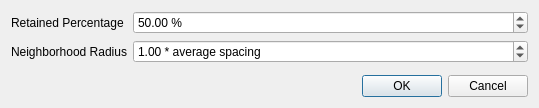
<?xml version="1.0" encoding="UTF-8"?>
<ui version="4.0">
 <class>WLOPRegularizationAndSimplificationDialog</class>
 <widget class="QDialog" name="WLOPRegularizationAndSimplificationDialog">
  <property name="geometry">
   <rect>
    <x>0</x>
    <y>0</y>
    <width>539</width>
    <height>108</height>
   </rect>
  </property>
  <property name="windowTitle">
   <string>WLOP Simplification and Regularization</string>
  </property>
  <layout class="QGridLayout" columnstretch="0,1">
   <item row="3" column="0" colspan="2">
    <widget class="QDialogButtonBox" name="buttonBox">
     <property name="orientation">
      <enum>Qt::Horizontal</enum>
     </property>
     <property name="standardButtons">
      <set>QDialogButtonBox::Cancel|QDialogButtonBox::Ok</set>
     </property>
    </widget>
   </item>
   <item row="1" column="0">
    <widget class="QLabel" name="label_3">
     <property name="text">
      <string>Neighborhood Radius</string>
     </property>
    </widget>
   </item>
   <item row="0" column="0">
    <widget class="QLabel" name="label_2">
     <property name="text">
      <string>Retained Percentage</string>
     </property>
    </widget>
   </item>
   <item row="0" column="1">
    <widget class="QDoubleSpinBox" name="m_retainedPercentage">
     <property name="suffix">
      <string> %</string>
     </property>
     <property name="decimals">
      <number>2</number>
     </property>
     <property name="minimum">
      <double>0.100000000000000</double>
     </property>
     <property name="maximum">
      <double>100.000000000000000</double>
     </property>
     <property name="singleStep">
      <double>0.100000000000000</double>
     </property>
     <property name="value">
      <double>50.000000000000000</double>
     </property>
    </widget>
   </item>
   <item row="1" column="1">
    <widget class="QDoubleSpinBox" name="m_neighborhoodRadius">
     <property name="suffix">
      <string> * average spacing</string>
     </property>
     <property name="decimals">
      <number>2</number>
     </property>
     <property name="minimum">
      <double>0.100000000000000</double>
     </property>
     <property name="maximum">
      <double>10.000000000000000</double>
     </property>
     <property name="singleStep">
      <double>0.100000000000000</double>
     </property>
     <property name="value">
      <double>1.000000000000000</double>
     </property>
    </widget>
   </item>
   <item row="2" column="0">
    <spacer name="verticalSpacer">
     <property name="orientation">
      <enum>Qt::Vertical</enum>
     </property>
     <property name="sizeHint" stdset="0">
      <size>
       <width>20</width>
       <height>40</height>
      </size>
     </property>
    </spacer>
   </item>
  </layout>
 </widget>
 <resources/>
 <connections>
  <connection>
   <sender>buttonBox</sender>
   <signal>accepted()</signal>
   <receiver>WLOPRegularizationAndSimplificationDialog</receiver>
   <slot>accept()</slot>
   <hints>
    <hint type="sourcelabel">
     <x>248</x>
     <y>254</y>
    </hint>
    <hint type="destinationlabel">
     <x>157</x>
     <y>274</y>
    </hint>
   </hints>
  </connection>
  <connection>
   <sender>buttonBox</sender>
   <signal>rejected()</signal>
   <receiver>WLOPRegularizationAndSimplificationDialog</receiver>
   <slot>reject()</slot>
   <hints>
    <hint type="sourcelabel">
     <x>316</x>
     <y>260</y>
    </hint>
    <hint type="destinationlabel">
     <x>286</x>
     <y>274</y>
    </hint>
   </hints>
  </connection>
 </connections>
</ui>
